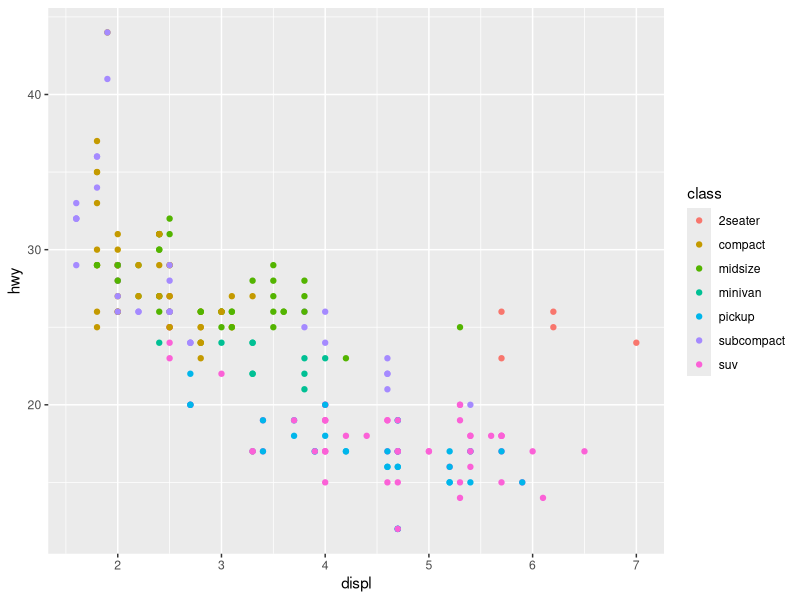
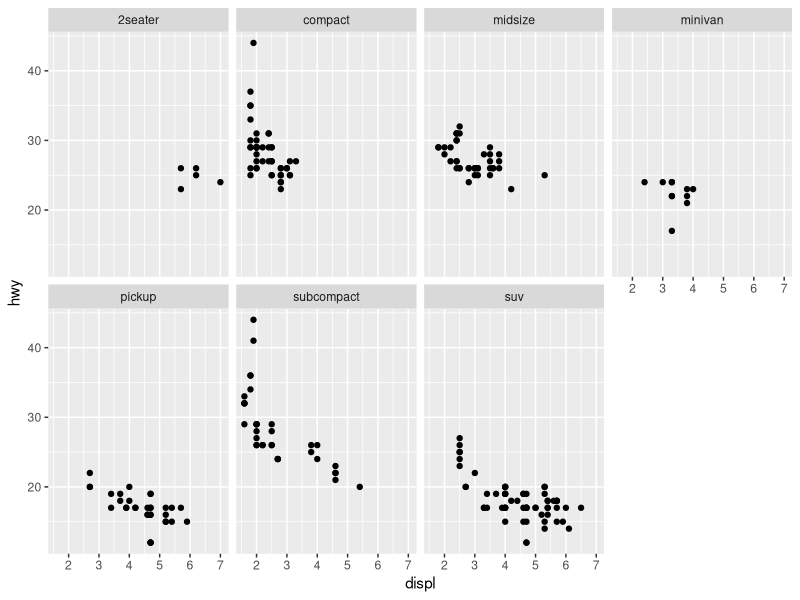
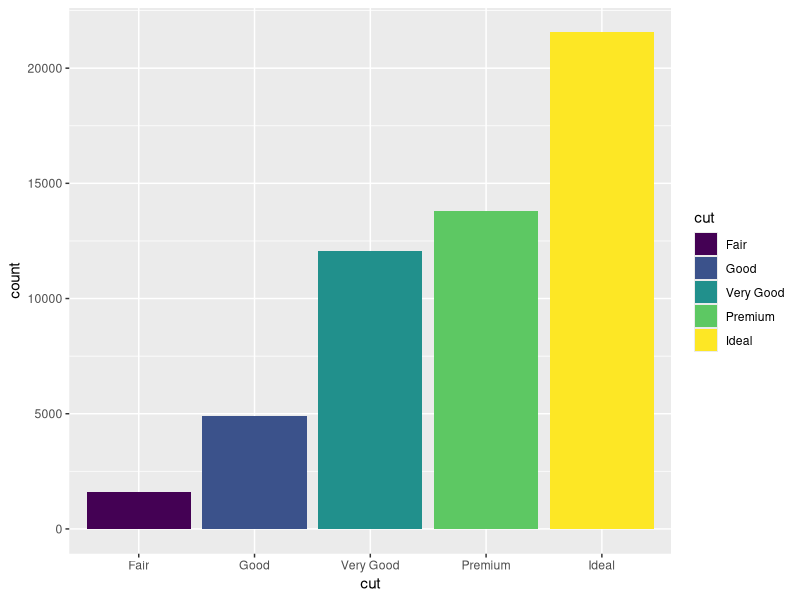
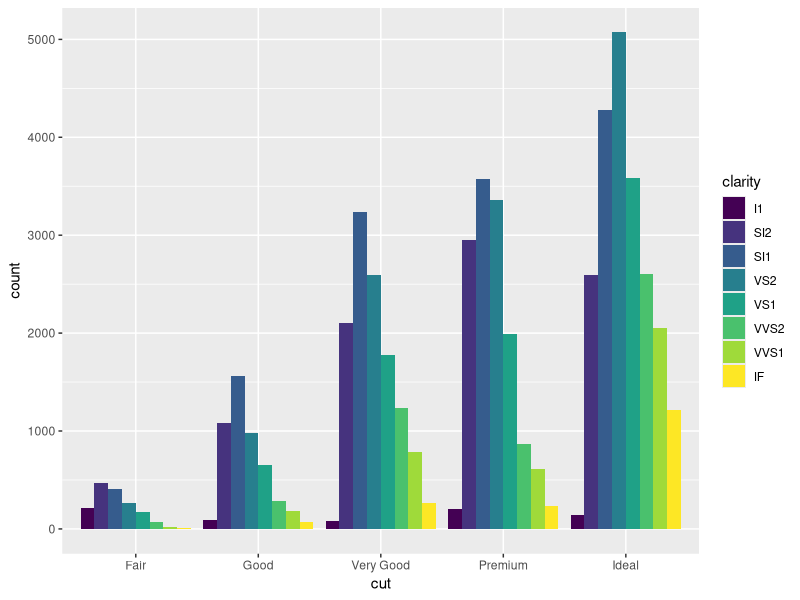
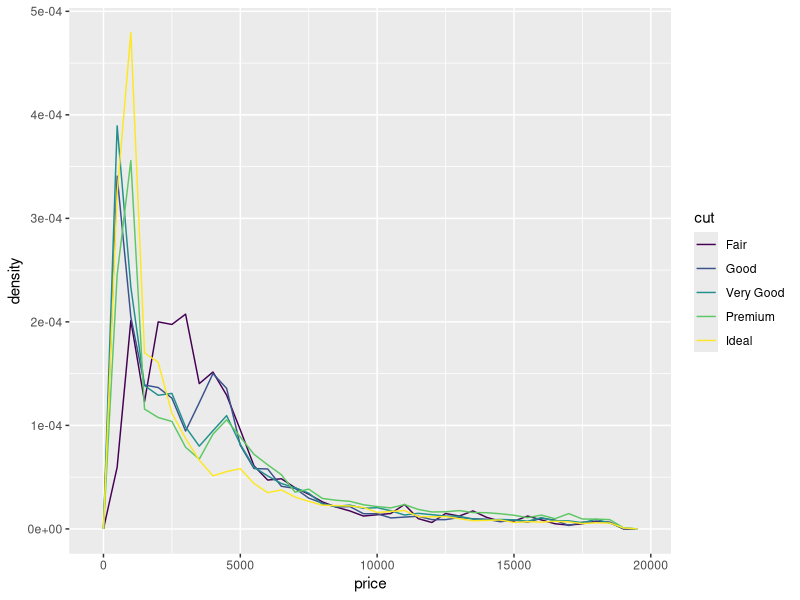
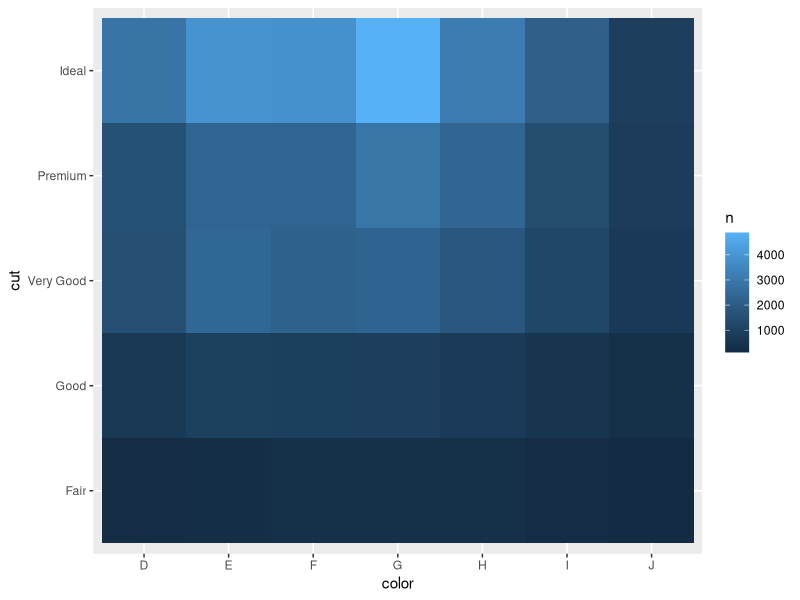

The R script that drew these images, in order:
## ---- chunk 1
library(tidyverse)
## ---- chunk 2
## Using dataset mpg

ggplot(data = mpg) + 
  geom_point(mapping = aes(x = displ, y = hwy, color = class))

## Insight1: The smaller the displ, the bigger the hwy  

## ---- chunk 3
ggplot(data = mpg) + 
  geom_point(mapping = aes(x = displ, y = hwy)) + 
  facet_wrap(~ class, nrow = 2)

## Insight2: For the insight above, class `compact`, `pickup`, `subcompact`, `suv` show a more clear trend.
## ---- chunk 4
## Using dataset diamonds
ggplot(data = diamonds) + 
  geom_bar(mapping = aes(x = cut, fill = cut))

## Insight3: The better the cut, the bigger the count.
## ---- chunk 5
ggplot(data = diamonds) + 
  geom_bar(mapping = aes(x = cut, fill = clarity), position = "dodge")

## Insight4: At each cut, clarity`SI1` and `VS2` have bigger count.
## ---- chunk 6
## Using dataset diamond

ggplot(data = diamonds, mapping = aes(x = price, y = ..density..)) + 
  geom_freqpoly(mapping = aes(colour = cut), binwidth = 500)

## Insight5: The Price is almost between 0~5000.
## ---- chunk 7
diamonds %>% 
  count(color, cut) %>%  
  ggplot(mapping = aes(x = color, y = cut)) +
    geom_tile(mapping = aes(fill = n))

## The biggest group is cut`Ideal` with color`G`.
